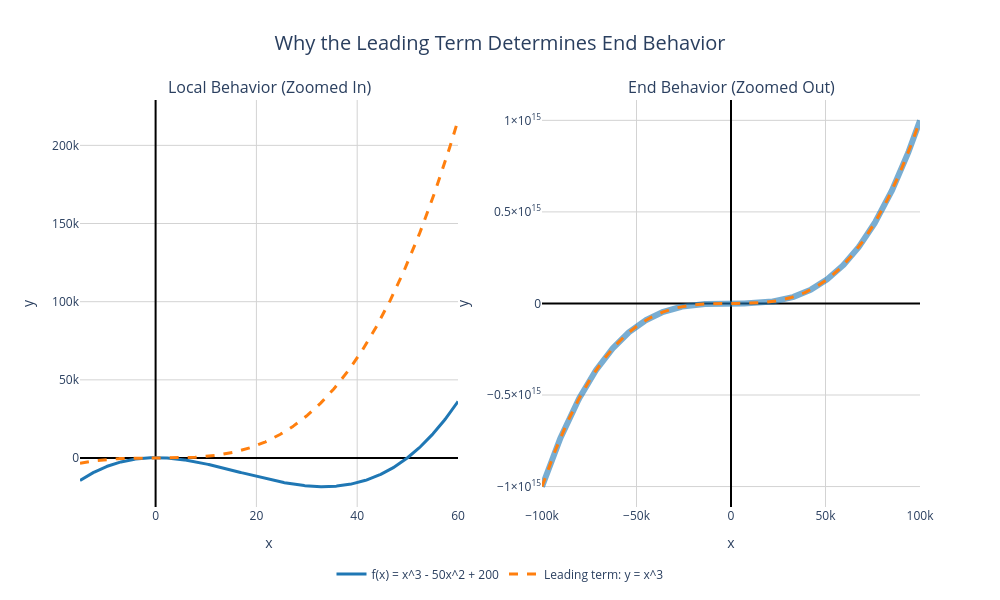

The notebook cell saved with this chart:
### Markdown cell above
# Why does the Leading Term determine End Behavior?

In this notebook, we visualize why we only need to look at the leading term of a polynomial to determine its end behavior. 

We use the example $f(x) = x^3 - 50x^2 + 200$ and compare it with its leading term $y = x^3$.

**This is an interactive plot using Plotly!**
- **Hover** your mouse over the lines to see the exact (x, y) coordinates.
- **Click and drag** to zoom into any specific region.
- **Double-click** to reset the zoom.

### Code cell
import numpy as np
import plotly.graph_objects as go
from plotly.subplots import make_subplots

# Define the functions
def f(x):
    return x**3 - 50*x**2 + 200

def g(x):
    return x**3

# Pre-calculate data for smooth rendering
x_local = np.linspace(-15, 60, 500)
x_end = np.linspace(-100000, 100000, 500)

# Create a subplot figure with 1 row and 2 columns
fig = make_subplots(
    rows=1, cols=2,
    subplot_titles=("Local Behavior (Zoomed In)", "End Behavior (Zoomed Out)"),
    horizontal_spacing=0.1
)

# ==========================================
# Panel 1: Local Behavior
# ==========================================
fig.add_trace(
    go.Scatter(
        x=x_local, y=f(x_local), 
        name='f(x) = x^3 - 50x^2 + 200',
        line=dict(color='#1f77b4', width=3),
        hovertemplate='x: %{x:.1f}<br>y: %{y:.1f}<extra></extra>' # <extra></extra> hides trace name in hover
    ),
    row=1, col=1
)

fig.add_trace(
    go.Scatter(
        x=x_local, y=g(x_local), 
        name='Leading term: y = x^3',
        line=dict(color='#ff7f0e', width=3, dash='dash'),
        hovertemplate='x: %{x:.1f}<br>y: %{y:.1f}<extra></extra>'
    ),
    row=1, col=1
)

# ==========================================
# Panel 2: End Behavior
# ==========================================
fig.add_trace(
    go.Scatter(
        x=x_end, y=f(x_end), 
        name='f(x) = x^3 - 50x^2 + 200',
        showlegend=False, # Don't duplicate legend items
        line=dict(color='#1f77b4', width=6), # Thicker to show overlap better
        opacity=0.6,
        hovertemplate='x: %{x:.1f}<br>y: %{y:.1e}<extra></extra>'
    ),
    row=1, col=2
)

fig.add_trace(
    go.Scatter(
        x=x_end, y=g(x_end), 
        name='Leading term: y = x^3',
        showlegend=False,
        line=dict(color='#ff7f0e', width=3, dash='dash'),
        hovertemplate='x: %{x:.1f}<br>y: %{y:.1e}<extra></extra>'
    ),
    row=1, col=2
)

# ==========================================
# Layout Updates
# ==========================================
fig.update_layout(
    title_text="Why the Leading Term Determines End Behavior",
    title_x=0.5, # Center title
    title_font_size=20,
    plot_bgcolor='white',
    hovermode="x unified", # Shows hover info for all lines at the same x position!
    width=1000,
    height=600,
    legend=dict(
        orientation="h",
        yanchor="bottom",
        y=-0.2,
        xanchor="center",
        x=0.5
    )
)

# Add axes lines and grid to both subplots
for i in [1, 2]:
    fig.update_xaxes(showgrid=True, gridwidth=1, gridcolor='LightGray', zeroline=True, zerolinewidth=2, zerolinecolor='Black', row=1, col=i, title_text="x")
    fig.update_yaxes(showgrid=True, gridwidth=1, gridcolor='LightGray', zeroline=True, zerolinewidth=2, zerolinecolor='Black', row=1, col=i, title_text="y")

fig.show()

### Figure 1 — Plotly figure (JSON) as saved in the notebook; plotly's stock layout.template omitted (floating-point values rounded to 4 significant figures; data arrays with more than 128 entries replaced by an {"elided": "..."} marker saying what was removed)
{"data": [{"hovertemplate": "x: %{x:.1f}<br>y: %{y:.1f}<extra></extra>", "line": {"color": "#1f77b4", "width": 3}, "name": "f(x) = x^3 - 50x^2 + 200", "type": "scatter", "x": {"elided": "500 float values"}, "xaxis": "x", "y": {"elided": "500 float values"}, "yaxis": "y"}, {"hovertemplate": "x: %{x:.1f}<br>y: %{y:.1f}<extra></extra>", "line": {"color": "#ff7f0e", "dash": "dash", "width": 3}, "name": "Leading term: y = x^3", "type": "scatter", "x": {"elided": "500 float values"}, "xaxis": "x", "y": {"elided": "500 float values"}, "yaxis": "y"}, {"hovertemplate": "x: %{x:.1f}<br>y: %{y:.1e}<extra></extra>", "line": {"color": "#1f77b4", "width": 6}, "name": "f(x) = x^3 - 50x^2 + 200", "opacity": 0.6, "showlegend": false, "type": "scatter", "x": {"elided": "500 float values"}, "xaxis": "x2", "y": {"elided": "500 float values"}, "yaxis": "y2"}, {"hovertemplate": "x: %{x:.1f}<br>y: %{y:.1e}<extra></extra>", "line": {"color": "#ff7f0e", "dash": "dash", "width": 3}, "name": "Leading term: y = x^3", "showlegend": false, "type": "scatter", "x": {"elided": "500 float values"}, "xaxis": "x2", "y": {"elided": "500 float values"}, "yaxis": "y2"}], "layout": {"annotations": [{"font": {"size": 16}, "showarrow": false, "text": "Local Behavior (Zoomed In)", "x": 0.225, "xanchor": "center", "xref": "paper", "y": 1, "yanchor": "bottom", "yref": "paper"}, {"font": {"size": 16}, "showarrow": false, "text": "End Behavior (Zoomed Out)", "x": 0.775, "xanchor": "center", "xref": "paper", "y": 1, "yanchor": "bottom", "yref": "paper"}], "height": 600, "hovermode": "x unified", "legend": {"orientation": "h", "x": 0.5, "xanchor": "center", "y": -0.2, "yanchor": "bottom"}, "plot_bgcolor": "white", "title": {"font": {"size": 20}, "text": "Why the Leading Term Determines End Behavior", "x": 0.5}, "width": 1000, "xaxis": {"anchor": "y", "domain": [0, 0.45], "gridcolor": "LightGray", "gridwidth": 1, "showgrid": true, "title": {"text": "x"}, "zeroline": true, "zerolinecolor": "Black", "zerolinewidth": 2}, "xaxis2": {"anchor": "y2", "domain": [0.55, 1], "gridcolor": "LightGray", "gridwidth": 1, "showgrid": true, "title": {"text": "x"}, "zeroline": true, "zerolinecolor": "Black", "zerolinewidth": 2}, "yaxis": {"anchor": "x", "domain": [0, 1], "gridcolor": "LightGray", "gridwidth": 1, "showgrid": true, "title": {"text": "y"}, "zeroline": true, "zerolinecolor": "Black", "zerolinewidth": 2}, "yaxis2": {"anchor": "x2", "domain": [0, 1], "gridcolor": "LightGray", "gridwidth": 1, "showgrid": true, "title": {"text": "y"}, "zeroline": true, "zerolinecolor": "Black", "zerolinewidth": 2}}}
